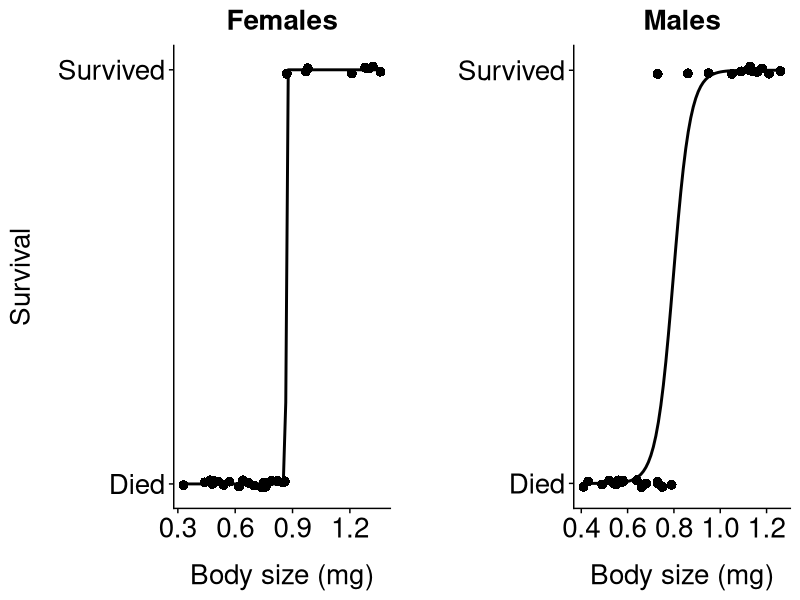

This figure's R source:
# Load packages
library(ggplot2)
library(cowplot)
library(dplyr)

# Import ggplot theme for plots
theme_tess <- function () { 
  theme_cowplot()+
    theme(axis.title.y = element_text(margin = margin(t = 0, r = 15, b = 0, l = 0)))+
    theme(axis.title.x = element_text(margin = margin(t = 15, r = 0, b = 0, l = 0)))+
    theme(axis.text.x=element_text(size=20))+
    theme(axis.text.y=element_text(size=20))+
    theme(axis.title.x=element_text(size=20))+
    theme(axis.title.y=element_text(size=20))+
    theme(plot.title = element_text(hjust = 0.5,size=20))+
    theme(axis.title.y=element_text(size=20))
}

# Import data
data <-read.csv("./data/bodysizeexperiment.csv",stringsAsFactors = FALSE,
                strip.white = TRUE, na.strings = c("NA",""))

# Convert grams to milligrams 
data <- data %>%
  mutate(weight_mg = weight * 1000)

# Create a new column with binary variables indicating survival or death two weeks after heatwave
data <- data%>%
  mutate(survival_twoweeks_binomial = 
           ifelse(survival_twoweeks == "s", 1, 0))

#### 2 WEEK SURVIVAL ####

#-------------- Females  ---------------#

# Filter data for female beetles only
female_2weeks <- data %>%
  filter(sex == "f") %>%
  select(survival_twoweeks_binomial, weight_mg)


# Construct a general linear model
model_1 <- glm(survival_twoweeks_binomial ~ weight_mg, 
               data = female_2weeks,
               family = binomial)

# Run an ANOVA
anova(model_1, test = "Chisq")
#significant

# Generate plot
p_f2w <- ggplot(female_2weeks, 
                aes(x = weight_mg, y = survival_twoweeks_binomial)) +
  geom_jitter(height = 0.01, width = 0, size=3, shape=16, colour="black") +
  geom_smooth(method = "glm", method.args = list(family = "binomial"),
              se=FALSE, color = "black") +
  scale_y_continuous(breaks = c(0, 1), labels = c("Died", "Survived")) +
  labs(title = "Females",
       x = "Body size (mg)", 
       y = "Survival") +
  theme_tess()

#windows();p_f2w

#-------------- Males  ---------------#

# Filter data for male beetles only
male_2weeks <- data %>%
  filter(sex == "m") %>%
  select(survival_twoweeks_binomial, weight_mg)

# Construct a general linear model
model_2 <- glm(survival_twoweeks_binomial ~ weight_mg, 
               data = male_2weeks,
               family = binomial)

# Run an ANOVA
anova(model_2, test = "Chisq")
#significant

# Generate plot
p_m2w <- ggplot(male_2weeks, aes(x = weight_mg, y = survival_twoweeks_binomial)) +
  geom_jitter(height = 0.01, width = 0, size=3, shape=16, colour="black") +
  geom_smooth(method = "glm", method.args = list(family = "binomial"), 
              se = FALSE, color = "black") +
  scale_y_continuous(breaks = c(0, 1), labels = c("Died", "Survived")) +
  labs(title = "Males",
       x = "Body size (mg)", 
       y = "") +
  theme_tess()

#windows();p_m2w

#-------------- Combined plot ---------------#

# Generate a combined plot
combined_2w <- plot_grid(p_f2w, p_m2w,
                      ncol = 2, align = "hv", axis = "tb")

# Save the combined plot
ggsave(filename = "./figures/bodysizesurvival_2w.pdf",
       plot = combined_2w, width = 35, height = 19, units = "cm", dpi = 300)
